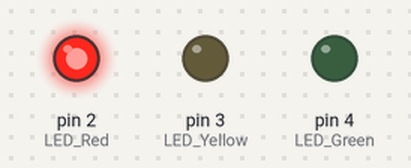
This sketch was run on a simulated Arduino Uno, built with avr-gcc and run on an emulated ATmega328P. Shown: output pins drawn as LEDs (lit = HIGH).

Above: at 1.0 s.
At 3.0 s:
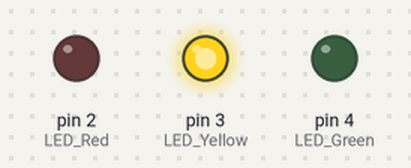
At 5.0 s:
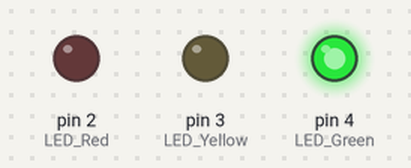
Timing chart, 0 to 7.8 s (numbered marks = the images above):
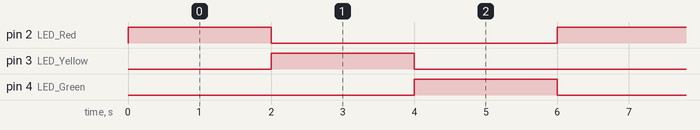

The sketch:

Exercise3.ino
```cpp
const int LED_Red =      2;        // the number of the LED pin
const int LED_Yellow =   3;
const int LED_Green =    4;
const long interval   =  2000;     // timeing interval

void setup()
{
  pinMode(LED_Red, OUTPUT);       // set the digital pin as output
  pinMode(LED_Yellow, OUTPUT);
  pinMode(LED_Green, OUTPUT);
}

void Traffic(int Red,int Yellow,int Green)  //Function to set color od LED's
{
   digitalWrite(LED_Red, Red);
   digitalWrite(LED_Yellow, Yellow);
   digitalWrite(LED_Green, Green);
}

void loop()
{
  Traffic(1,0,0);                //Set color
  delay(interval);               //Time delay
  Traffic(0,1,0);
  delay(interval);
  Traffic(0,0,1);
  delay(interval);
}
```

Measured:
- by itself, pin 2 (LED_Red), pin 3 (LED_Yellow), pin 4 (LED_Green): alternates HIGH for 2.0 s and LOW for 4.0 s
- by itself, everything shown: repeats every 6.0 s, in 3 steps
